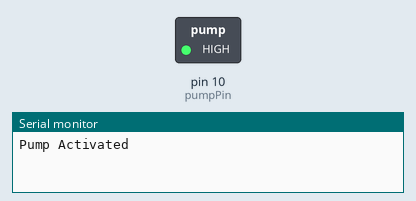
This sketch was run on a simulated Arduino Uno, built with avr-gcc and run on an emulated ATmega328P. Parts: switched loads named in the sketch (green lamp = pin HIGH), the last lines printed to the serial monitor.

Above: at 0.7 s.
At 5.2 s:
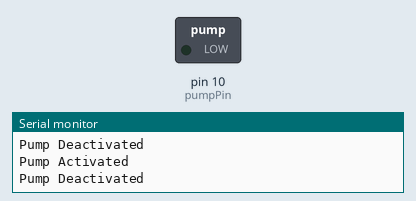
Timing chart, 0 to 6.9 s (numbered marks = the images above):
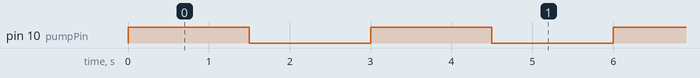

The sketch:

PumpActivationTest.ino
```cpp
const int pumpPin = 10; //the number of the motorPin could be changed

void setup() {
    Serial.begin(9600);
    //initialize motor pin as an output
    pinMode(pumpPin, OUTPUT);
}

void loop() {
    //turn on pump
    Serial.println("Pump Activated");
    turnOnPump();
    delay(1500);
    //turn off pump
    Serial.println("Pump Deactivated");
    turnOffPump();
    delay(1500);
}

void turnOnPump() {
    digitalWrite(pumpPin, HIGH);
}

void turnOffPump() {
    digitalWrite(pumpPin, LOW);
}
```

Measured:
- by itself, pin 10 (pumpPin): alternates HIGH for 1.5 s and LOW for 1.5 s
